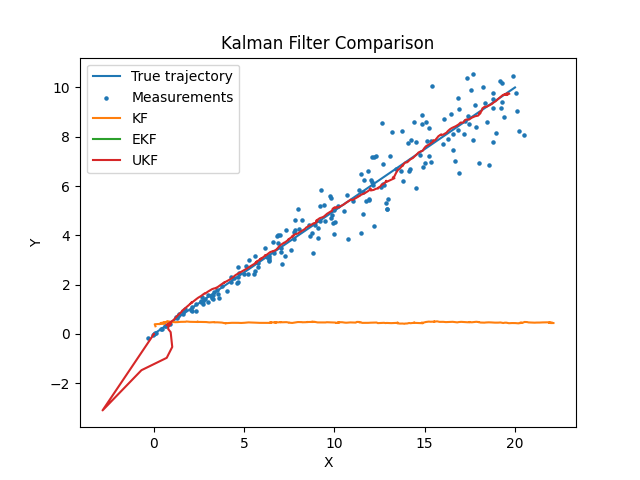

Recreate this plot in Python.
import numpy as np
import matplotlib.pyplot as plt


# angle between -pi and pi
def wrap_angle(a):
    return (a + np.pi) % (2 * np.pi) - np.pi

#Simulation of a moving object 

dt = 0.1 #time step
steps = 200 #iterarions

# True state: [x, y, vx, vy]
x_true = np.array([0.0, 0.0, 1.0, 0.5])

true_states = []
measurements = []

for _ in range(steps):
    # motion model (constant velocity)
    x_true[0] += x_true[2] * dt
    x_true[1] += x_true[3] * dt

    true_states.append(x_true.copy())

    # nonlinear measurement: range + angle to the object from the origin
    px, py = x_true[0], x_true[1]
    r = np.sqrt(px**2 + py**2)
    theta = np.arctan2(py, px)

    # add noise (to mimic a sensor)
    r_meas = r + np.random.normal(0, 0.5)
    theta_meas = theta + np.random.normal(0, 0.05)

    measurements.append([r_meas, theta_meas])

true_states = np.array(true_states)
measurements = np.array(measurements)



# Kalman Filter (linear KF)

#State estimation
F = np.array([
    [1, 0, dt, 0],
    [0, 1, 0, dt],
    [0, 0, 1, 0],
    [0, 0, 0, 1]
])
#measurement model
H = np.array([
    [1, 0, 0, 0],
    [0, 1, 0, 0]
])
#noise covariances
Q = np.eye(4) * 0.01
R_kf = np.eye(2) * 0.5

x_kf = np.array([0, 0, 0, 0])
P_kf = np.eye(4)

kf_estimates = []



# EKF


def h(x):
    px, py = x[0], x[1]
    r = np.sqrt(px**2 + py**2)
    theta = np.arctan2(py, px)
    return np.array([r, theta])
#linearizes the measurement 
def H_jacobian(x):
    px, py = x[0], x[1]
    r = np.sqrt(px**2 + py**2)

    if r < 1e-5:
        r = 1e-5

    H = np.array([
        [px / r, py / r, 0, 0],
        [-py / (r**2), px / (r**2), 0, 0]
    ])
    return H

x_ekf = np.array([0, 0, 0, 0])
P_ekf = np.eye(4)

ekf_estimates = []



# UKF (Use sigma points to handle nonlinearity)


n = 4
alpha = 0.001
beta = 2
kappa = 0

lambda_ = alpha**2 * (n + kappa) - n

def sigma_points(x, P):
    sigma = [x]
    sqrtP = np.linalg.cholesky((n + lambda_) * P)

    for i in range(n):
        sigma.append(x + sqrtP[:, i])
        sigma.append(x - sqrtP[:, i])

    return np.array(sigma)

def ukf_predict(sigma):
    predicted = []
    for s in sigma:
        s_new = F @ s
        predicted.append(s_new)
    return np.array(predicted)

def ukf_measure(sigma):
    Z = []
    for s in sigma:
        Z.append(h(s))
    return np.array(Z)

Wm = np.full(2*n + 1, 1 / (2*(n + lambda_)))
Wc = np.full(2*n + 1, 1 / (2*(n + lambda_)))
Wm[0] = lambda_ / (n + lambda_)
Wc[0] = lambda_ / (n + lambda_) + (1 - alpha**2 + beta)

x_ukf = np.array([0, 0, 0, 0])
P_ukf = np.eye(4)

ukf_estimates = []



# Main loop


R_ekf = np.array([[0.5, 0], [0, 0.5]])
R_ukf = R_ekf

for z in measurements:

    # -------- KF --------
    x_kf = F @ x_kf
    P_kf = F @ P_kf @ F.T + Q

    y = z - H @ x_kf
    S = H @ P_kf @ H.T + R_kf
    K = P_kf @ H.T @ np.linalg.inv(S)

    x_kf = x_kf + K @ y
    P_kf = (np.eye(4) - K @ H) @ P_kf

    kf_estimates.append(x_kf.copy())


    # -------- EKF --------
    x_ekf = F @ x_ekf
    P_ekf = F @ P_ekf @ F.T + Q

    Hk = H_jacobian(x_ekf)
    z_pred = h(x_ekf)

    y = z - z_pred
    y[1] = wrap_angle(y[1])

    S = Hk @ P_ekf @ Hk.T + R_ekf
    K = P_ekf @ Hk.T @ np.linalg.inv(S)

    x_ekf = x_ekf + K @ y
    P_ekf = (np.eye(4) - K @ Hk) @ P_ekf

    ekf_estimates.append(x_ekf.copy())

    #  UKF
    sigma = sigma_points(x_ukf, P_ukf)

    sigma_pred = ukf_predict(sigma)

    x_pred = np.sum(Wm[:, None] * sigma_pred, axis=0)

    P_pred = np.zeros((4,4))
    for i in range(2*n + 1):
        diff = (sigma_pred[i] - x_pred).reshape(-1,1)
        P_pred += Wc[i] * diff @ diff.T
    P_pred += Q

    Z_sigma = ukf_measure(sigma_pred)
    z_pred = np.sum(Wm[:, None] * Z_sigma, axis=0)

    P_zz = np.zeros((2,2))
    P_xz = np.zeros((4,2))

    for i in range(2*n + 1):
        dz = (Z_sigma[i] - z_pred).reshape(-1,1)
        dx = (sigma_pred[i] - x_pred).reshape(-1,1)

        dz[1] = wrap_angle(dz[1])

        P_zz += Wc[i] * dz @ dz.T
        P_xz += Wc[i] * dx @ dz.T

    P_zz += R_ukf

    K = P_xz @ np.linalg.inv(P_zz)

    y = z - z_pred
    y[1] = wrap_angle(y[1])

    x_ukf = x_pred + K @ y
    P_ukf = P_pred - K @ P_zz @ K.T

    ukf_estimates.append(x_ukf.copy())



# Plot results


kf_estimates = np.array(kf_estimates)
ekf_estimates = np.array(ekf_estimates)
ukf_estimates = np.array(ukf_estimates)

plt.figure()

plt.plot(true_states[:,0], true_states[:,1], label="True trajectory")
plt.scatter(*zip(*[(m[0]*np.cos(m[1]), m[0]*np.sin(m[1])) for m in measurements]),
            s=5, label="Measurements")

plt.plot(kf_estimates[:,0], kf_estimates[:,1], label="KF")
plt.plot(ekf_estimates[:,0], ekf_estimates[:,1], label="EKF")
plt.plot(ukf_estimates[:,0], ukf_estimates[:,1], label="UKF")

plt.legend()
plt.title("Kalman Filter Comparison")
plt.xlabel("X")
plt.ylabel("Y")
plt.show()
